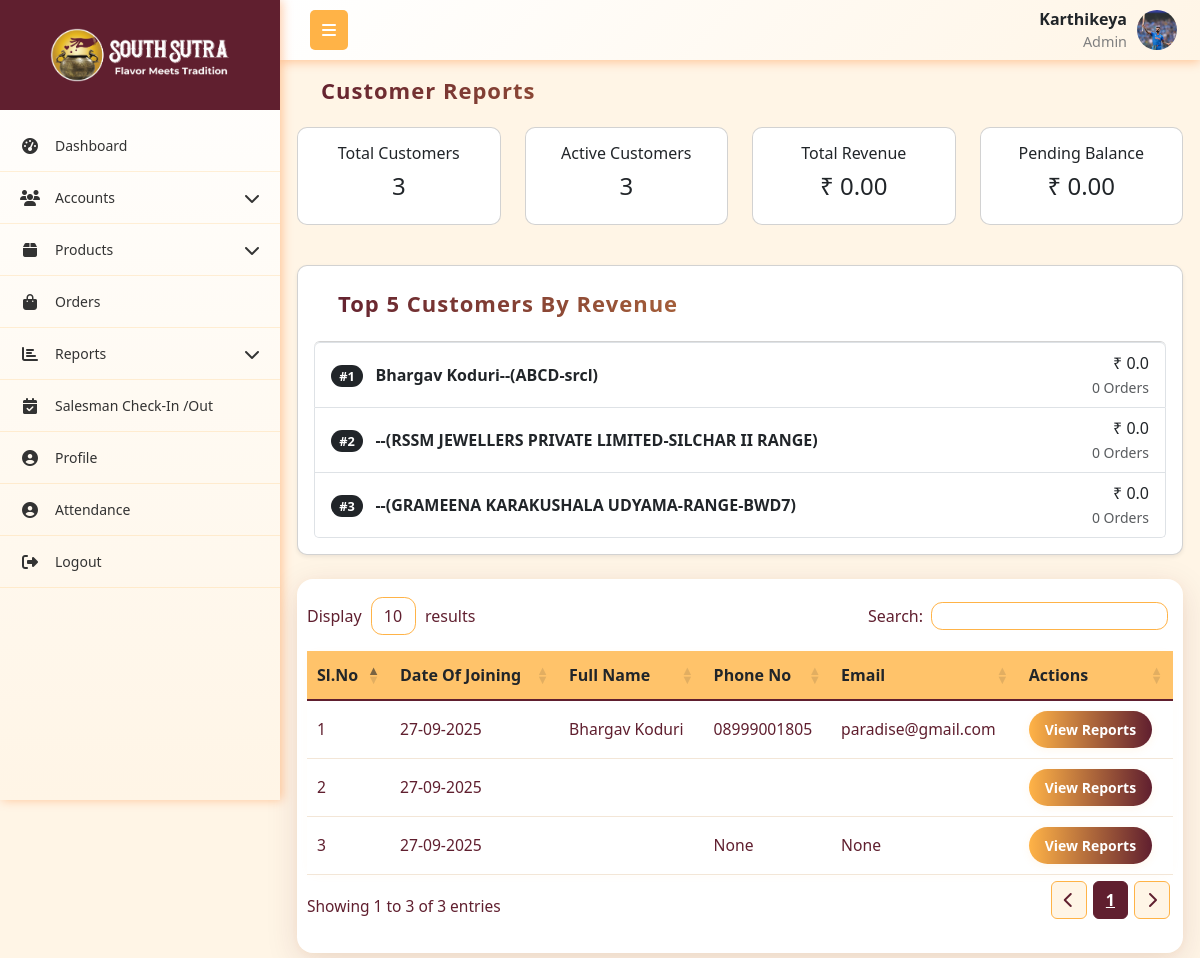
The app's page /reports/customers/ (signed in) with its own data.
### App1/models.py (models this page shows, shortened)
class User(models.Model):
    role = models.ForeignKey(Role,on_delete=models.SET_NULL, null=True, related_name="role")
    username = models.CharField(max_length=255, unique=True)
    password = models.CharField(max_length=255)
    first_name = models.CharField(max_length=255)
    last_name = models.CharField(max_length=255)
    email = models.EmailField(unique=True)
    phone_number = models.CharField(max_length=15, unique=True)
    address = models.TextField()
    city = models.CharField(max_length=255)
    state = models.CharField(max_length=255)
    pincode = models.CharField(max_length=10)
    is_active = models.BooleanField(default=True)
    created_at = models.DateTimeField(auto_now_add=True)
    updated_at = models.DateTimeField(auto_now=True)
    profile_picture = models.ImageField(upload_to='profile_pictures/', null=True, blank=True)

class Role(models.Model):
    name = models.CharField(max_length=255, unique=True)
    created_at = models.DateTimeField(auto_now_add=True)
    updated_at = models.DateTimeField(auto_now=True)

class Customer(models.Model):
    user = models.ForeignKey(User, on_delete=models.SET_NULL, null=True, blank=True, related_name='customers')
    customer_name = models.CharField(max_length=255,null=True,blank=True)
    full_name = models.CharField(max_length=255,null=True,blank=True)
    email = models.EmailField(unique=True, null=True,blank=True)
    phone_number = models.CharField(unique=True, max_length=50, null=True,blank=True)
    shop_type = models.CharField(
        max_length=50,
        choices=[
            ('NMT', 'National Modern Trade'),
            ('MT', 'Modern Trade'),
            ('SMT', 'Semi Modern Trade'),
            ('SPECIAL', 'Speciality Store'),
            ('GT', 'General Trade'),
        ],
        blank=True, null=True
    )
    gst_number = models.CharField(max_length=100,null=True,blank=True)
    shop_name = models.CharField(max_length=255)
    shop_address_line1 = models.TextField()
    shop_address_line2 = models.TextField()
    shop_city = models.CharField(max_length=255)
    shop_district = models.CharField(max_length=255)
    shop_pincode = models.CharField(max_length=50)
    shop_state = models.CharField(max_length=255)
    discount = models.DecimalField(max_digits=5, decimal_places=2, default=0.00)
    is_active = models.BooleanField(default=True)
    is_new = models.BooleanField(default=True)
    is_gst_registered = models.BooleanField(default=False, help_text="Is the customer GST registered?")
    created_at = models.DateTimeField(auto_now_add=True)
    updated_at = models.DateTimeField(auto_now=True)
    weekday_footfall = models.PositiveIntegerField(help_text="Average number of visitors during weekdays",null=True,blank=True)
    weekend_footfall = models.PositiveIntegerField(help_text="Average number of visitors during weekends",null=True,blank=True)
    credit_period = models.CharField(max_length=100,help_text="Credit period in No of Days", null=True, blank=True)
    nature_of_business = models.TextField(blank=True, null=True)
    latitude = models.CharField(max_length=50, blank=True, null=True)
    longitude = models.CharField(max_length=50, blank=True, null=True)

### App1/views.py (the view)
# urls.py: path('reports/customers/', customer_reports , name='customer_reports'),
def customer_reports(request):
    current_user, role_permission = get_logged_in_user(request)
    if not current_user:
        return redirect('login')
    customers = Customer.objects.all()
    total_customers = customers.count()
    active_customers = customers.filter(is_active=True).count()
    total_orders = Order.objects.count()
    total_revenue = Order.objects.aggregate(total=Sum('grand_total'))['total'] or 0
    pending_balance = Order.objects.aggregate(balance=Sum('balance_due'))['balance'] or 0
    top_customers = (
        customers.annotate(
            total_revenue=Sum('orders__grand_total'),
            total_orders=Count('orders')
        )
        .order_by('-total_revenue')[:5]
    )
    top_customers_list = [
        {
            "name": c.full_name,
            "revenue": float(c.total_revenue or 0),
            "orders": c.total_orders,
            "shop_name": c.shop_name,
            "shop_city":c.shop_city
        }
        for c in top_customers
    ]
    context = {
        'current_user': current_user,
        'role_permission': role_permission,
        'customers': customers,
        'total_customers': total_customers,
        'active_customers': active_customers,
        'total_orders': total_orders,
        'total_revenue': total_revenue,
        'pending_balance': pending_balance,
        'top_customers_list': top_customers_list,
    }
    return render(request, 'company_admin/customer_reports.html', context)

### templates/company_admin/customer_reports.html (shortened to what this page needs)
{% extends 'company_admin/base.html' %}
{% load static %}
{% block content %}
<link rel="stylesheet" href="https://cdn.datatables.net/1.13.4/css/dataTables.bootstrap5.min.css">
<link rel="stylesheet" href="https://cdn.datatables.net/responsive/2.4.1/css/responsive.bootstrap5.min.css">
<link rel="stylesheet" href="https://cdnjs.cloudflare.com/ajax/libs/font-awesome/6.4.0/css/all.min.css">
<div class="container mt-1">
    <h5 class="header mb-3">Customer Reports</h5>
        <div class="row mb-4">
            <div class="col-md-3 mb-3">
                <div class="card p-3 text-center">
                    <h6>Total Customers</h6>
                    <h4>{{ total_customers }}</h4>
                </div>
            </div>
            <div class="col-md-3 mb-3">
                <div class="card p-3 text-center">
                    <h6>Active Customers</h6>
                    <h4>{{ active_customers }}</h4>
                </div>
            </div>
            <div class="col-md-3 mb-3">
                <div class="card p-3 text-center">
                    <h6>Total Revenue</h6>
                    <h4>₹ {{ total_revenue|floatformat:2}}</h4>
                </div>
            </div>
            <div class="col-md-3 mb-3">
                <div class="card p-3 text-center">
                    <h6>Pending Balance</h6>
                    <h4>₹ {{ pending_balance|floatformat:2 }}</h4>
                </div>
            </div>
        </div>
        <div class="card shadow-sm p-3 h-100">
            <h5 class="header mb-3">Top 5 Customers By Revenue</h5>
            <div class="list-group">
                {% for c in top_customers_list %}
                <div class="list-group-item d-flex justify-content-between align-items-center">
                    <div>
                        <span class="badge bg-dark rounded-pill me-2">#{{ forloop.counter }}</span>
                        <strong>{{ c.name }}--({{c.shop_name}}-{{c.shop_city}})</strong>
                    </div>
                    <div class="text-end">
                        <div>₹ {{ c.revenue }}</div>
                        <small class="text-muted">{{ c.orders }} Orders</small>
                    </div>
                </div>
                {% empty %}
                <div class="text-center text-muted">No customer data available</div>
                {% endfor %}
            </div>
        </div>
    <div class="table-container mt-4">
        <div class="custom-card">
            <table id="customertable" class="table align-middle" style="width:100%">
                <thead class="table-header">
                    <tr>
                        <th>Sl.No</th>
                        <th>Date Of Joining</th>
                        <th>Full Name</th>
                        <th>Phone No</th>
                        <th>Email</th>
                        <th>Actions</th>
                    </tr>
                </thead>
                <tbody>
                    {% for customer in customers %}
                        <tr>
                            <td>{{ forloop.counter }}</td>
                            <td>{{ customer.created_at|date:'d-m-Y' }}</td>
                            <td>{{ customer.full_name }}</td>
                            <td>{{ customer.phone_number }} </td>
                            <td>{{ customer.email }}</td>
                            <td> <a href="{% url 'customer_report' customer.id %}" class="btn btn-sm btn-primary">View Reports</a></td>
                        </tr>
                    {% endfor %}
                </tbody>
            </table>
        </div>
    </div>
</div>
{% endblock content %}

### templates/company_admin/base.html (shortened to what this page needs)
{% load static %}
<!DOCTYPE html>
<html lang="en">
<head>
    <link href="https://cdnjs.cloudflare.com/ajax/libs/bootstrap/5.3.0/css/bootstrap.min.css" rel="stylesheet">
    <link href="https://cdnjs.cloudflare.com/ajax/libs/font-awesome/6.4.0/css/all.min.css" rel="stylesheet">
    <link rel="stylesheet" href="https://cdn.datatables.net/1.13.4/css/dataTables.bootstrap5.min.css">
    <link rel="stylesheet" href="https://cdn.datatables.net/responsive/2.4.1/css/responsive.bootstrap5.min.css">
    <link rel="stylesheet" href="{% static 'css/alert.css' %}">
</head>
<body>
    <nav class="top-navbar">
        <div class="navbar-container">
            <div class="navbar-left">
                <button class="sidebar-toggle" id="sidebarToggle">
                    <i class="fas fa-bars"></i>
                </button>
            </div>
            <div class="navbar-right me-2">
                <div class="navbar-user-info">
                    <span class="username">{{current_user.username}}</span>
                    <span class="role">{{current_user.role.name}}</span>
                </div>
                {% if current_user.profile_picture %}
                    <img src="{{ current_user.profile_picture.url }}"
                        alt="{{ current_user.get_full_name }}"
                        class="navbar-profile-img">
                {% else %}
                     <div class="navbar-profile-fallback">
                        {{ current_user.first_name|first|upper }}{{ current_user.last_name|first|upper }}
                    </div>
                {% endif %}
            </div>
        </div>
    </nav>
    <nav class="sidebar" id="sidebar">
        <div class="sidebar-logo-container">
            <img src="{% static 'images/logo.png' %}" alt="Company Logo"  class="logo">
        </div>
        <ul class="nav flex-column sidebar-nav">
            {% if role_permission.dashboard_v %}
            <li class="nav-item">
                <a class="nav-link" href="{% url 'dashboard' %}">
                    <i class="fas fa-tachometer-alt nav-icon"></i>
                    <span class="nav-text">Dashboard</span>
                </a>
            </li>
            {% endif %}
            {% if role_permission.roles_v or role_permission.users_v or role_permission.customer_v %}
            <li class="nav-item">
                <a class="nav-link" href="#">
                    <i class="fas fa-users nav-icon"></i>
                    <span class="nav-text">Accounts</span>
                    <i class="fas fa-chevron-down arrow"></i>
                </a>
            </li>
            {% endif %}
            {% if role_permission.category_v or role_permission.all_products_v or role_permission.daily_production_v or role_permission.inventory_v %}
            <li class="nav-item">
                <a class="nav-link" href="#">
                    <i class="fas fa-box nav-icon"></i>
                    <span class="nav-text">Products</span>
                    <i class="fas fa-chevron-down arrow"></i>
                </a>
            </li>
            {% endif %}
            {% if role_permission.orders_v %}
            <li class="nav-item">
                <a class="nav-link" href="{% url 'order_table' %}">
                    <i class="fas fa-shopping-bag nav-icon"></i>
                    <span class="nav-text">Orders</span>
                </a>
            </li>
            {% endif %}
            {% if role_permission.s_reports_v or role_permission.c_reports_v %}
            <li class="nav-item">
                <a class="nav-link" href="#">
                    <i class="fas fa-chart-bar nav-icon"></i>
                    <span class="nav-text">Reports</span>
                    <i class="fas fa-chevron-down arrow"></i>
                </a>
            </li>
            {% endif %}
            {% if current_user.role.name == 'Admin' %}
            <li class="nav-item">
                <a class="nav-link" href="{% url 'salesman_visit_list' %}">
                    <i class="fas fa-calendar-check nav-icon"></i>
                    <span class="nav-text">Salesman Check-In /Out</span>
                </a>
            </li>
            {% endif %}
            <li class="nav-item">
                <a class="nav-link" href="{% url 'profile' %}">
                    <i class="fas fa-user-circle nav-icon"></i>
                    <span class="nav-text">Profile</span>
                </a>
            </li>
            <li class="nav-item">
                <a class="nav-link" href="{% url 'attendance' %}">
                    <i class="fas fa-user-circle nav-icon"></i>
                    <span class="nav-text">Attendance</span>
                </a>
            </li>
            <li class="nav-item">
                <a class="nav-link" href="{% url 'logout' %}" onclick="return confirm('Are you sure?');" >
                    <i class="fas fa-sign-out-alt nav-icon"></i>
                    <span class="nav-text">Logout</span>
                </a>
            </li>
        </ul>
    </nav>
    <main class="main-content" id="mainContent">
        {% block content %}{% endblock %}
    </main>
</body>
</html>

### records on screen
User: username "Karthikeya", role.name "Admin", profile_picture (picture)
Customer: name "Bhargav Koduri", shop_name "ABCD", shop_city "srcl", created_at "27-09-2025", full_name "Bhargav Koduri", phone_number "08999001805", email "paradise@gmail.com"
Customer: shop_name "RSSM JEWELLERS PRIVATE LIMITED", shop_city "SILCHAR II RANGE", created_at "27-09-2025"
Customer: shop_name "GRAMEENA KARAKUSHALA UDYAMA", shop_city "RANGE-BWD7", created_at "27-09-2025", phone_number "None", email "None"

### other values on screen
{{ total_customers }} "3"
{{ active_customers }} "3"
{{ total_revenue|floatformat:2 }} "0.00"
{{ pending_balance|floatformat:2 }} "0.00"
{{ c.revenue }} "0.0" "0.0" "0.0"
{{ c.orders }} "0" "0" "0"
